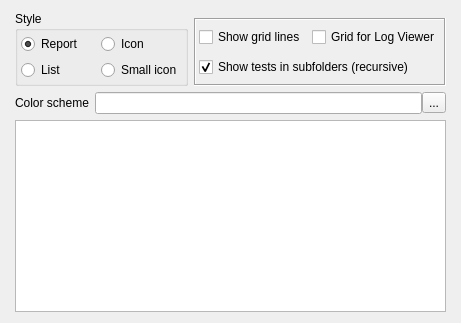
       <widget class="QWidget" name="tabPalette">
        <attribute name="title">
         <string>Palette/Details</string>
        </attribute>
        <layout class="QVBoxLayout" name="verticalLayout_12">
         <property name="leftMargin">
          <number>15</number>
         </property>
         <property name="rightMargin">
          <number>15</number>
         </property>
         <item>
          <layout class="QHBoxLayout" name="horizontalLayout_5">
           <item>
            <widget class="QGroupBox" name="grpStyle">
             <property name="title">
              <string>Style</string>
             </property>
             <layout class="QFormLayout" name="formLayout">
              <property name="horizontalSpacing">
               <number>18</number>
              </property>
              <property name="leftMargin">
               <number>3</number>
              </property>
              <property name="topMargin">
               <number>3</number>
              </property>
              <property name="rightMargin">
               <number>3</number>
              </property>
              <property name="bottomMargin">
               <number>3</number>
              </property>
              <item row="0" column="0">
               <widget class="QRadioButton" name="rbStyleReport">
                <property name="text">
                 <string>Report</string>
                </property>
                <property name="checked">
                 <bool>true</bool>
                </property>
               </widget>
              </item>
              <item row="0" column="1">
               <widget class="QRadioButton" name="rbStyleIcon">
                <property name="text">
                 <string>Icon</string>
                </property>
               </widget>
              </item>
              <item row="1" column="0">
               <widget class="QRadioButton" name="rbStyleList">
                <property name="text">
                 <string>List</string>
                </property>
               </widget>
              </item>
              <item row="1" column="1">
               <widget class="QRadioButton" name="rbStyleSmallIcon">
                <property name="text">
                 <string>Small icon</string>
                </property>
               </widget>
              </item>
             </layout>
            </widget>
           </item>
           <item>
            <layout class="QVBoxLayout" name="verticalLayout_4">
             <item>
              <spacer name="verticalSpacer">
               <property name="orientation">
                <enum>Qt::Vertical</enum>
               </property>
               <property name="sizeType">
                <enum>QSizePolicy::Fixed</enum>
               </property>
               <property name="sizeHint" stdset="0">
                <size>
                 <width>20</width>
                 <height>7</height>
                </size>
               </property>
              </spacer>
             </item>
             <item>
              <widget class="QFrame" name="frameGridLines">
               <property name="frameShape">
                <enum>QFrame::Box</enum>
               </property>
               <property name="frameShadow">
                <enum>QFrame::Sunken</enum>
               </property>
               <layout class="QVBoxLayout" name="verticalLayout_3">
                <property name="leftMargin">
                 <number>3</number>
                </property>
                <property name="topMargin">
                 <number>3</number>
                </property>
                <property name="rightMargin">
                 <number>3</number>
                </property>
                <property name="bottomMargin">
                 <number>3</number>
                </property>
                <item>
                 <layout class="QHBoxLayout" name="horizontalLayout_4">
                  <item>
                   <widget class="QCheckBox" name="chkShowGridLines">
                    <property name="text">
                     <string>Show grid lines</string>
                    </property>
                   </widget>
                  </item>
                  <item>
                   <widget class="QCheckBox" name="chkGridForLog">
                    <property name="text">
                     <string>Grid for Log Viewer</string>
                    </property>
                   </widget>
                  </item>
                 </layout>
                </item>
                <item>
                 <widget class="QCheckBox" name="chkShowTestsIn">
                  <property name="text">
                   <string>Show tests in subfolders (recursive)</string>
                  </property>
                  <property name="checked">
                   <bool>true</bool>
                  </property>
                 </widget>
                </item>
               </layout>
              </widget>
             </item>
            </layout>
           </item>
          </layout>
         </item>
         <item>
          <layout class="QHBoxLayout" name="horizontalLayout_7">
           <item>
            <widget class="QLabel" name="lblColorScheme">
             <property name="sizePolicy">
              <sizepolicy hsizetype="Maximum" vsizetype="Preferred">
               <horstretch>0</horstretch>
               <verstretch>0</verstretch>
              </sizepolicy>
             </property>
             <property name="text">
              <string>Color scheme</string>
             </property>
            </widget>
           </item>
           <item>
            <layout class="QHBoxLayout" name="horizontalLayout_6">
             <property name="spacing">
              <number>0</number>
             </property>
             <item>
              <widget class="QLineEdit" name="editColorScheme">
               <property name="readOnly">
                <bool>true</bool>
               </property>
              </widget>
             </item>
             <item>
              <widget class="QToolButton" name="btnColorScheme">
               <property name="text">
                <string>...</string>
               </property>
               <property name="icon">
                <iconset resource="../qHostMonitor.qrc">
                 <normaloff>:/img/foldersTree.png</normaloff>:/img/foldersTree.png</iconset>
               </property>
               <property name="iconSize">
                <size>
                 <width>16</width>
                 <height>16</height>
                </size>
               </property>
              </widget>
             </item>
            </layout>
           </item>
          </layout>
         </item>
         <item>
          <widget class="QTreeView" name="trvColors">
           <attribute name="headerVisible">
            <bool>false</bool>
           </attribute>
          </widget>
         </item>
        </layout>
       </widget>
